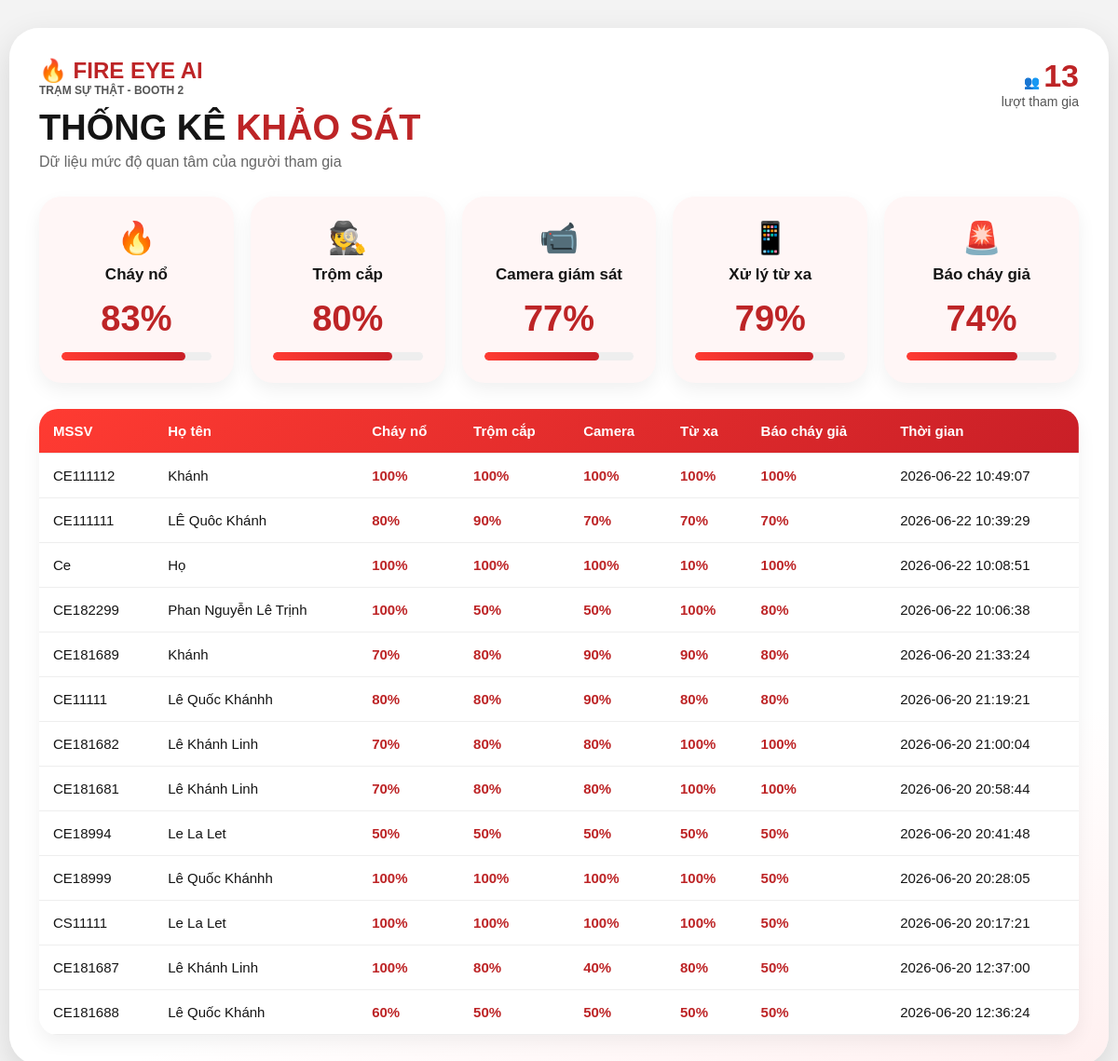
The page /admin on the database its author committed.
### tables this page shows
CREATE TABLE survey (
        id INTEGER PRIMARY KEY AUTOINCREMENT,
        student_id TEXT UNIQUE,
        full_name TEXT,
        fire_score INTEGER,
        theft_score INTEGER,
        camera_score INTEGER,
        remote_score INTEGER,
        created_at TEXT
    , false_alarm_score INTEGER DEFAULT 5);

### main.py (the view)
@app.get("/admin", response_class=HTMLResponse)
def admin(request: Request):
    conn = sqlite3.connect(DB_NAME)
    cursor = conn.cursor()
    cursor.execute("SELECT COUNT(*) FROM survey")
    total = cursor.fetchone()[0]
    cursor.execute("""
    SELECT
        ROUND(AVG(fire_score), 1),
        ROUND(AVG(theft_score), 1),
        ROUND(AVG(camera_score), 1),
        ROUND(AVG(remote_score), 1),
        ROUND(AVG(false_alarm_score), 1)
    FROM survey
    """)
    avg = cursor.fetchone()
    cursor.execute("""
    SELECT
        student_id,
        full_name,
        fire_score,
        theft_score,
        camera_score,
        remote_score,
        false_alarm_score,
        created_at
    FROM survey
    ORDER BY id DESC
    """)
    students = cursor.fetchall()
    conn.close()
    return templates.TemplateResponse(
        request=request,
        name="admin.html",
        context={
            "total": total,
            "avg": avg,
            "students": students
        }
    )

### templates/admin.html (shortened to what this page needs)
<!DOCTYPE html>
<html>
<head>
</head>
<body>
<div class="admin-app">
    <div class="header">
        <div>
            <div class="logo">
                <div class="logo-main">🔥 FIRE EYE AI</div>
                <div class="logo-sub">TRẠM SỰ THẬT - BOOTH 2</div>
            </div>
            <div class="title">
                <h1>THỐNG KÊ <span>KHẢO SÁT</span></h1>
                <p>Dữ liệu mức độ quan tâm của người tham gia</p>
            </div>
        </div>
        <div class="total">
            👥 <b>{{ total }}</b><br>
            lượt tham gia
        </div>
    </div>
    <div class="cards">
        <div class="card">
            <div class="icon">🔥</div>
            <h3>Cháy nổ</h3>
            <div class="percent">{{ ((avg[0] or 0) * 10) | round(0) | int }}%</div>
            <div class="bar">
                <div class="fill" style="--percent: {{ ((avg[0] or 0) * 10) | round(0) | int }};"></div>
            </div>
        </div>
        <div class="card">
            <div class="icon">🕵️</div>
            <h3>Trộm cắp</h3>
            <div class="percent">{{ ((avg[1] or 0) * 10) | round(0) | int }}%</div>
            <div class="bar">
                <div class="fill" style="--percent: {{ ((avg[1] or 0) * 10) | round(0) | int }};"></div>
            </div>
        </div>
        <div class="card">
            <div class="icon">📹</div>
            <h3>Camera giám sát</h3>
            <div class="percent">{{ ((avg[2] or 0) * 10) | round(0) | int }}%</div>
            <div class="bar">
                <div class="fill" style="--percent: {{ ((avg[2] or 0) * 10) | round(0) | int }};"></div>
            </div>
        </div>
        <div class="card">
            <div class="icon">📱</div>
            <h3>Xử lý từ xa</h3>
            <div class="percent">{{ ((avg[3] or 0) * 10) | round(0) | int }}%</div>
            <div class="bar">
                <div class="fill" style="--percent: {{ ((avg[3] or 0) * 10) | round(0) | int }};"></div>
            </div>
        </div>
        <div class="card">
    <div class="icon">🚨</div>
    <h3>Báo cháy giả</h3>
    <div class="percent">{{ ((avg[4] or 0) * 10) | round(0) | int }}%</div>
    <div class="bar">
        <div class="fill" style="--percent: {{ ((avg[4] or 0) * 10) | round(0) | int }};"></div>
    </div>
</div>
    </div>
    <div class="table-wrap">
        <table>
            <thead>
                <tr>
                    <th>MSSV</th>
                    <th>Họ tên</th>
                    <th>Cháy nổ</th>
                    <th>Trộm cắp</th>
                    <th>Camera</th>
                    <th>Từ xa</th>
                    <th>Báo cháy giả</th>
                    <th>Thời gian</th>
                </tr>
            </thead>
            <tbody>
                {% for s in students %}
                <tr>
                    <td>{{ s[0] }}</td>
                    <td>{{ s[1] }}</td>
                    <td class="score">{{ s[2] * 10 }}%</td>
                    <td class="score">{{ s[3] * 10 }}%</td>
                    <td class="score">{{ s[4] * 10 }}%</td>
                    <td class="score">{{ s[5] * 10 }}%</td>
                    <td class="score">{{ s[6] * 10 }}%</td>
                    <td>{{ s[7] }}</td>
                </tr>
                {% else %}
                <tr>
                    <td colspan="8" class="empty">Chưa có dữ liệu khảo sát</td>
                </tr>
                {% endfor %}
            </tbody>
        </table>
    </div>
</div>
</body>
</html>

### templates/admin.html (style rules this page uses)
* { box-sizing:border-box; }
body { margin:0; font-family:Arial, sans-serif; background:#f3f3f3; color:#151515; }
.admin-app { max-width:1180px; margin:30px auto; background:linear-gradient(160deg,#ffffff 75%,#fff0f0); border-radius:32px; padding:32px; box-shadow:0 12px 35px rgba(0,0,0,.12); }
.header { display:flex; justify-content:space-between; align-items:flex-start; margin-bottom:28px; }
.logo { color:#BD2426; font-weight:900; }
.logo-main { font-size:24px; }
.logo-sub { font-size:12px; color:#555; }
.title h1 { margin:12px 0 6px; font-size:38px; color:#151515; }
.title span { color:#BD2426; }
.title p { margin:0; color:#666; }
.total { text-align:right; font-size:14px; color:#555; }
.total b { color:#BD2426; font-size:34px; }
.cards { display:grid; grid-template-columns:repeat(5,1fr); gap:18px; margin:28px 0; }
.card { background:#fff6f6; border-radius:24px; padding:24px; text-align:center; box-shadow:0 8px 20px rgba(0,0,0,.06); }
.card .icon { font-size:34px; margin-bottom:10px; }
.card h3 { margin:0; font-size:17px; }
.percent { margin-top:16px; font-size:38px; font-weight:900; color:#BD2426; }
.bar { margin-top:14px; height:9px; background:#eee; border-radius:20px; overflow:hidden; }
.fill { height:100%; width:calc(var(--percent) * 1%); background:linear-gradient(90deg,#ff3b32,#c91f27); border-radius:20px; }
.table-wrap { margin-top:28px; overflow:auto; border-radius:20px; box-shadow:0 8px 20px rgba(0,0,0,.06); }
table { width:100%; border-collapse:collapse; background:white; min-width:850px; }
thead { background:linear-gradient(135deg,#ff3b32,#c91f27); color:white; }
th,td { padding:15px; text-align:left; border-bottom:1px solid #eee; font-size:15px; }
td.score { font-weight:bold; color:#BD2426; }

### rows shown on the page
survey: student "CE111112", full_name "Khánh", s[2]*10 "100", s[3]*10 "100", s[4]*10 "100", s[5]*10 "100", s[6]*10 "100", created_at "2026-06-22 10:49:07"
survey: student "CE111111", full_name "LÊ Quôc Khánh", s[2]*10 "80", s[3]*10 "90", s[4]*10 "70", s[5]*10 "70", s[6]*10 "70", created_at "2026-06-22 10:39:29"
survey: student "Ce", full_name "Họ", s[2]*10 "100", s[3]*10 "100", s[4]*10 "100", s[5]*10 "10", s[6]*10 "100", created_at "2026-06-22 10:08:51"
survey: student "CE182299", full_name "Phan Nguyễn Lê Trịnh", s[2]*10 "100", s[3]*10 "50", s[4]*10 "50", s[5]*10 "100", s[6]*10 "80", created_at "2026-06-22 10:06:38"
survey: student "CE181689", full_name "Khánh", s[2]*10 "70", s[3]*10 "80", s[4]*10 "90", s[5]*10 "90", s[6]*10 "80", created_at "2026-06-20 21:33:24"
survey: student "CE11111", full_name "Lê Quốc Khánhh", s[2]*10 "80", s[3]*10 "80", s[4]*10 "90", s[5]*10 "80", s[6]*10 "80", created_at "2026-06-20 21:19:21"
survey: student "CE181682", full_name "Lê Khánh Linh", s[2]*10 "70", s[3]*10 "80", s[4]*10 "80", s[5]*10 "100", s[6]*10 "100", created_at "2026-06-20 21:00:04"
survey: student "CE181681", full_name "Lê Khánh Linh", s[2]*10 "70", s[3]*10 "80", s[4]*10 "80", s[5]*10 "100", s[6]*10 "100", created_at "2026-06-20 20:58:44"
survey: student "CE18994", full_name "Le La Let", s[2]*10 "50", s[3]*10 "50", s[4]*10 "50", s[5]*10 "50", s[6]*10 "50", created_at "2026-06-20 20:41:48"
survey: student "CE18999", full_name "Lê Quốc Khánhh", s[2]*10 "100", s[3]*10 "100", s[4]*10 "100", s[5]*10 "100", s[6]*10 "50", created_at "2026-06-20 20:28:05"
survey: student "CS11111", full_name "Le La Let", s[2]*10 "100", s[3]*10 "100", s[4]*10 "100", s[5]*10 "100", s[6]*10 "50", created_at "2026-06-20 20:17:21"
survey: student "CE181687", full_name "Lê Khánh Linh", s[2]*10 "100", s[3]*10 "80", s[4]*10 "40", s[5]*10 "80", s[6]*10 "50", created_at "2026-06-20 12:37:00"
survey: student "CE181688", full_name "Lê Quốc Khánh", s[2]*10 "60", s[3]*10 "50", s[4]*10 "50", s[5]*10 "50", s[6]*10 "50", created_at "2026-06-20 12:36:24"

### other values the page prints
{{ total }} "13"
{{ ((avg[0] or 0) * 10) | round(0) | int }} "83"
{{ ((avg[1] or 0) * 10) | round(0) | int }} "80"
{{ ((avg[2] or 0) * 10) | round(0) | int }} "77"
{{ ((avg[3] or 0) * 10) | round(0) | int }} "79"
{{ ((avg[4] or 0) * 10) | round(0) | int }} "74"
